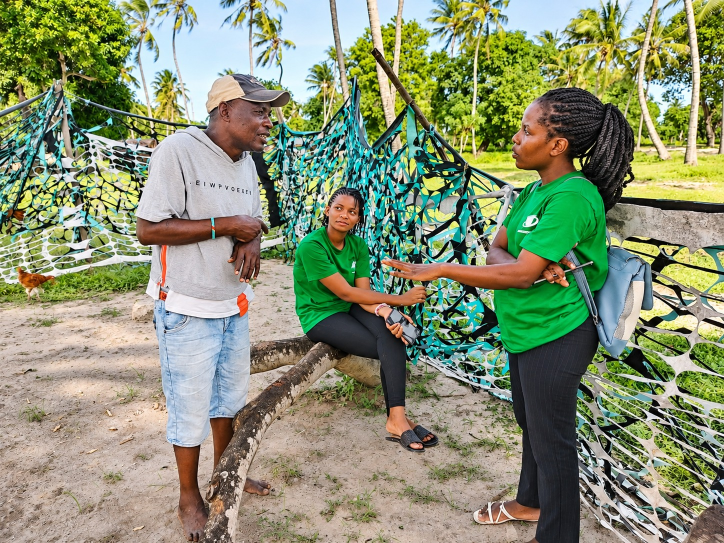
#> input picture image-backups/team/staffatwork.jpeg, 1448 x 1086 px (shown at 1/2 size); the run also reads 1 picture not shown here
$ python compare_quality.py
#> lines starting #> are read from the running program, lines starting #| are printed output that depends on the picture
#!/usr/bin/env python3
"""Decide whether a WhatsApp candidate is genuinely better than the site copy.

Reports, for each site/candidate pair:
  * native size + file size
  * MSE after normalising both to the same size (same photo?)
  * Laplacian variance (fine-detail / sharpness energy, size-normalised)
  * whether the site copy looks like an upscale of the candidate

A candidate wins when it carries at least as much real detail as the site
copy - i.e. it is the master rather than a re-save of it.
"""

from __future__ import annotations

from pathlib import Path

import numpy as np
from PIL import Image

ROOT = Path(__file__).resolve().parents[1]
SITE = ROOT / "image-backups"
CAND = ROOT / "whatsapp"

PAIRS = [
    ("team/staffatwork.jpeg", "WhatsApp Image 2026-11-25 at 10.58.55 AM.jpeg"),
    ("team/neema.jpeg", "WhatsApp Image 2026-11-25 at 10.57.37 AM.jpeg"),
    ("success-stories/sofia-atieno.jpg", "WhatsApp Image 2026-11-25 at 10.55.24 AM.jpeg"),
    ("success-stories/mariam-chimako.jpg", "WhatsApp Image 2026-11-25 at 10.55.40 AM.jpeg"),
    ("team/teamimage.jpeg", "WhatsApp Image 2026-11-25 at 10.45.59 AM.jpeg"),
]


def laplacian_var(img: Image.Image, scale_w: int = 800) -> float:
    """Sharpness energy: variance of a Laplacian response, size-normalised."""
    if img.width != scale_w:
        h = round(img.height * scale_w / img.width)
        img = img.resize((scale_w, h), Image.Resampling.LANCZOS)
    g = np.asarray(img.convert("L"), dtype=np.float32)
    lap = (
        4.0 * g[1:-1, 1:-1]
        - g[:-2, 1:-1]
        - g[2:, 1:-1]
        - g[1:-1, :-2]
        - g[1:-1, 2:]
    )
    return float(lap.var())


def normalised_mse(a: Image.Image, b: Image.Image) -> float:
    """MSE after fitting b into a's frame at a's resolution (aspect-aware)."""
    a = a.convert("RGB")
    b = b.convert("RGB")
    # scale b to cover a's frame, centre-crop
    scale = max(a.width / b.width, a.height / b.height)
    b = b.resize((round(b.width * scale), round(b.height * scale)), Image.Resampling.LANCZOS)
    left = (b.width - a.width) // 2
    top = (b.height - a.height) // 2
    b = b.crop((left, top, left + a.width, top + a.height))
    x = np.asarray(a, dtype=np.float32)
    y = np.asarray(b, dtype=np.float32)
    return float(((x - y) ** 2).mean())


def main() -> None:
    hdr = f"{'pair':34} {'site':>13} {'candidate':>13} {'MSE':>7} {'sharp site':>11} {'sharp cand':>11}  verdict"
    print(hdr)
    print("-" * len(hdr))
    for rel, cand in PAIRS:
        sp, cp = SITE / rel, CAND / cand
        with Image.open(sp) as im:
#> im is the input picture: PIL image 1448x1086 RGB; mean R, G, B 136.3, 145.4, 115.7
            s = im.convert("RGB")
        with Image.open(cp) as im:
            c = im.convert("RGB")

        mse = normalised_mse(s, c)
#> mse = 0
        s_sharp = laplacian_var(s)
#> in laplacian_var, `img = img.resize((scale_w, h), Image.Resampling.LANCZOS)`:
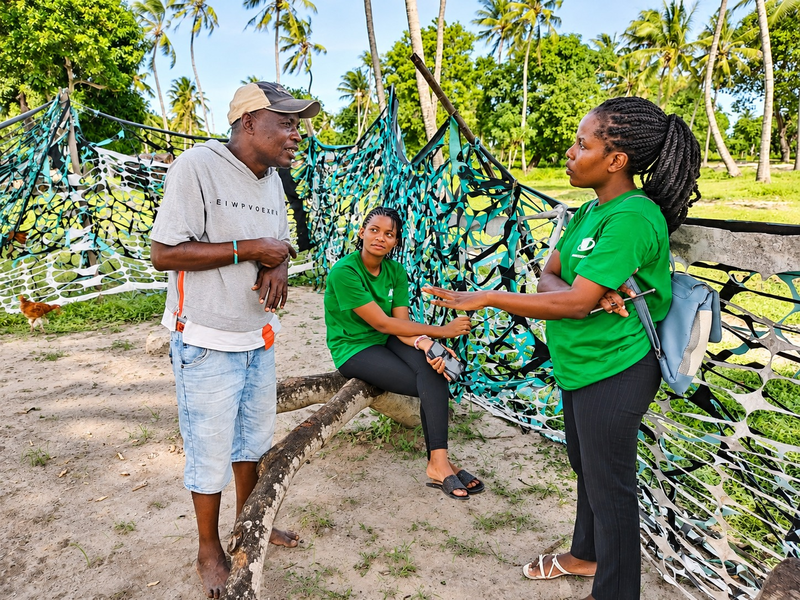
#> img: PIL image 800x600 RGB; mean R, G, B 136.4, 145.4, 115.8
#> in laplacian_var, `g = np.asarray(img.convert("L"), dtype=np.float32)`:
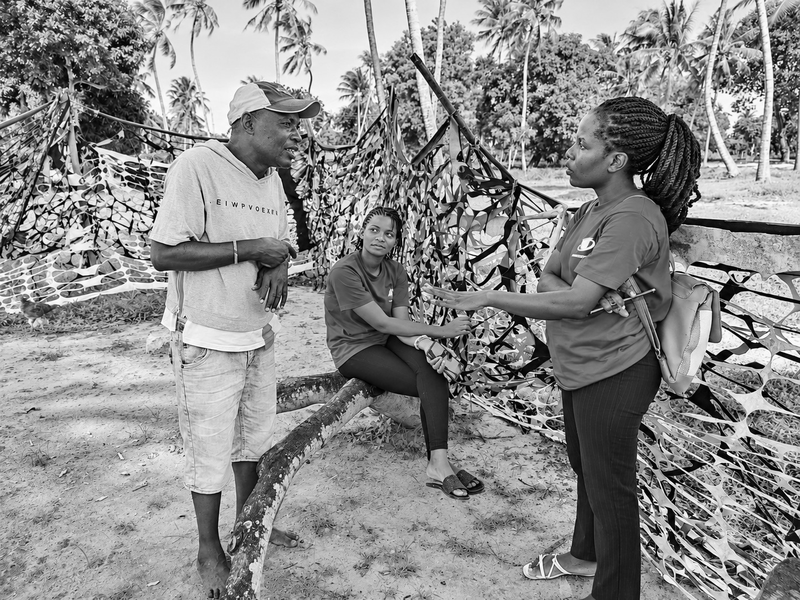
#> g: shape (600, 800) float32; min 0, max 255, mean 139.4
#> in laplacian_var, `lap = ( 4.0 * g[1:-1, 1:-1] - g[:-2, 1:-1] - g[2:, 1:-1] - g[1:-1, :-2..`:
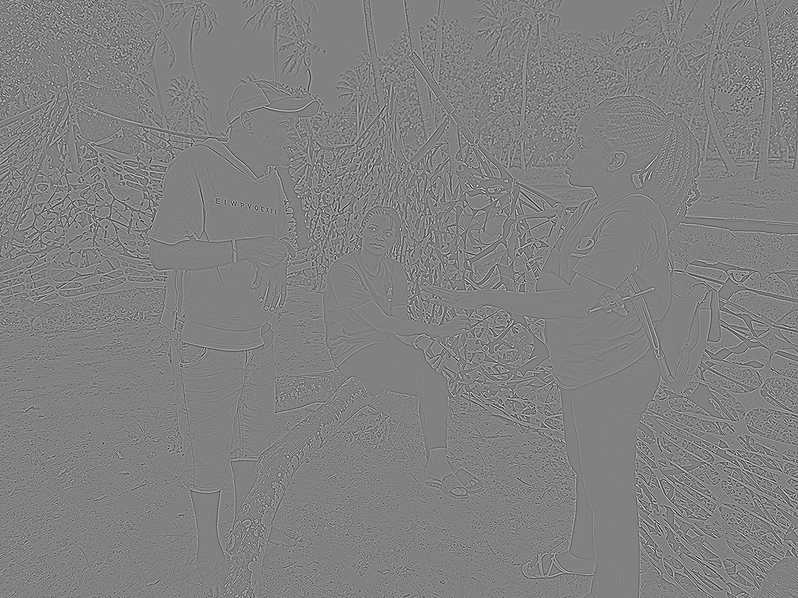
#> lap: shape (598, 798) float32; min -580, max 564, mean 0; drawn with min black and max white
#> s_sharp = 6578.3
        c_sharp = laplacian_var(c)
#> c_sharp = 6578.3
        gain = c.width * c.height - s.width * s.height
#> gain = 0
        detail = c_sharp / s_sharp
#> detail = 1

        if mse > 4000:
            verdict = "different photo - no swap"
        elif gain > 0 and detail >= 0.95:
            verdict = "SWAP (more pixels, >= detail)"
        elif gain <= 0 and detail > 1.15:
            verdict = "SWAP (better detail, fewer px)"
        elif gain <= 0:
            verdict = "keep site copy (larger + sharp)"
        else:
            verdict = "marginal - inspect"

        name = rel.split("/")[-1][:32]
        print(
            f"{name:34} {s.width}x{s.height:>5} {c.width}x{c.height:>5} "
            f"{mse:7.1f} {s_sharp:11.1f} {c_sharp:11.1f}  {verdict}"
        )
#| staffatwork.jpeg                   1448x 1086 1448x 1086     0.0      6578.3      6578.3  keep site copy (larger + sharp)
#> pass 2 of the loop in main, `for rel, cand in PAIRS:`:
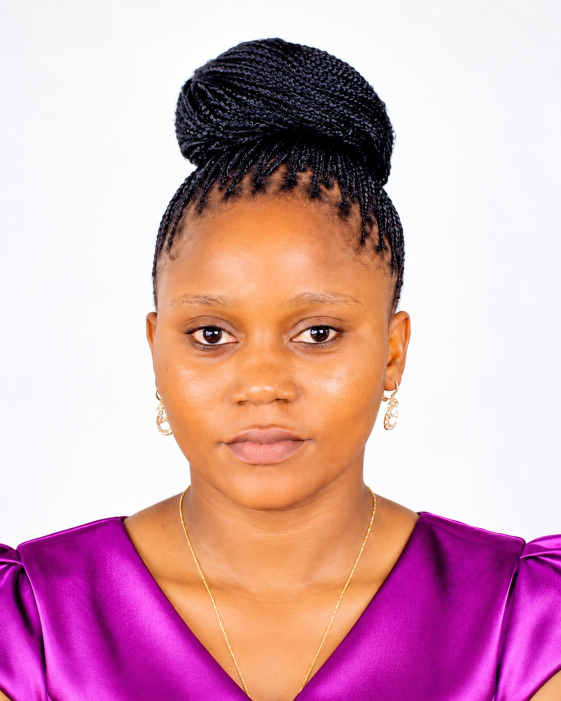
#> input picture image-backups/team/neema.jpeg, 1122 x 1402 px (shown at 1/2 size)
#> in main, im is the input picture: PIL image 1122x1402 RGB; mean R, G, B 213.8, 166.1, 178.2
#> x: shape (1402, 1122, 3) float32
#> img: PIL image 800x1000 RGB
#> in laplacian_var (call 3), `g = np.asarray(img.convert("L"), dtype=np.float32)`:
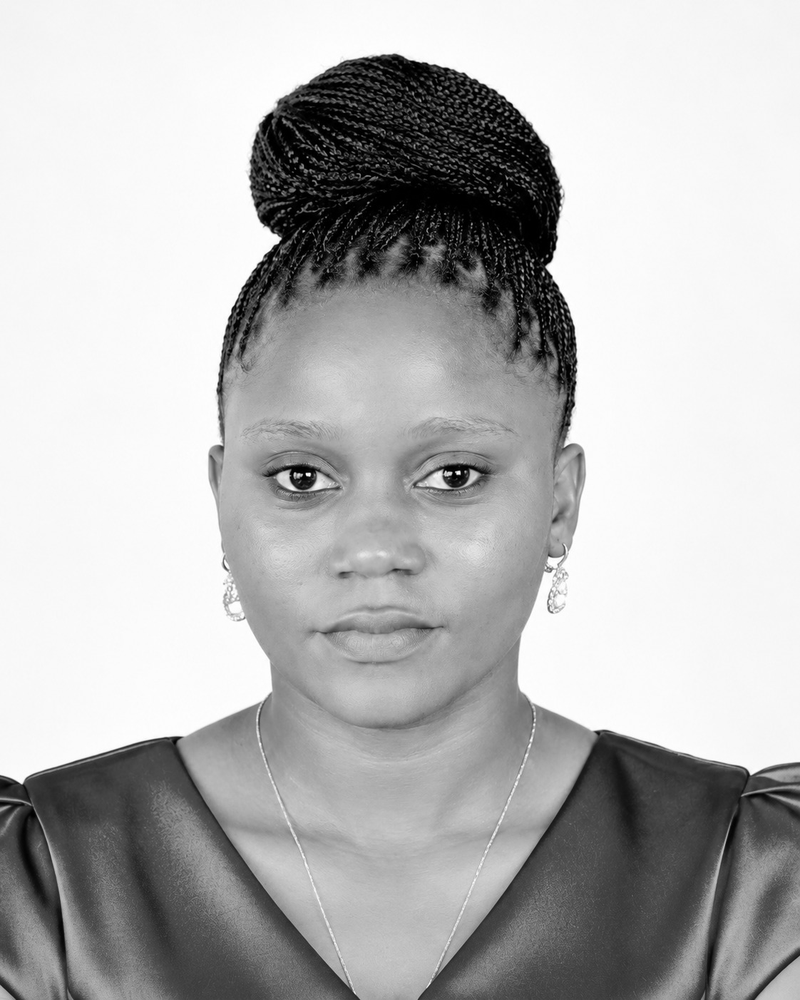
#> g: shape (1000, 800) float32; min 0, max 255, mean 181.7
#> in laplacian_var (call 3), `lap = ( 4.0 * g[1:-1, 1:-1] - g[:-2, 1:-1] - g[2:, 1:-1] - g[1:-1, :-2..`:
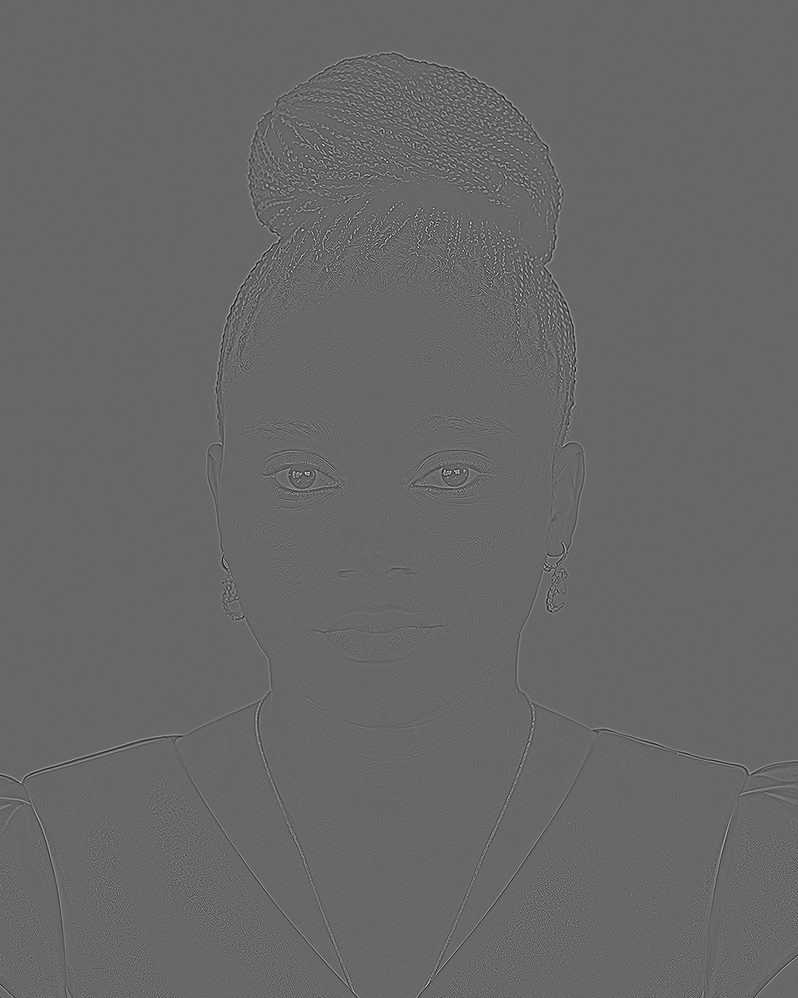
#> lap: shape (998, 798) float32; min -252, max 365, mean 0; drawn with min black and max white
#> s_sharp = 438.5
#| neema.jpeg                         1122x 1402 1122x 1402     0.0       438.5       438.5  keep site copy (larger + sharp)
#> pass 3 of the loop in main, `for rel, cand in PAIRS:`:
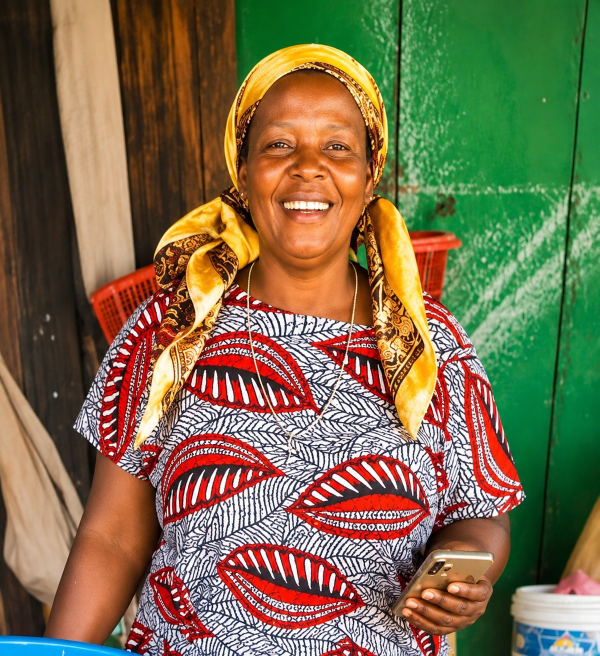
#> input picture image-backups/success-stories/sofia-atieno.jpg, 1199 x 1312 px (shown at 1/2 size)
#> in main, im is the input picture: PIL image 1199x1312 RGB; mean R, G, B 122.7, 108.7, 76.5
#> x: shape (1312, 1199, 3) float32
#> img: PIL image 800x875 RGB
#> in laplacian_var (call 5), `g = np.asarray(img.convert("L"), dtype=np.float32)`:
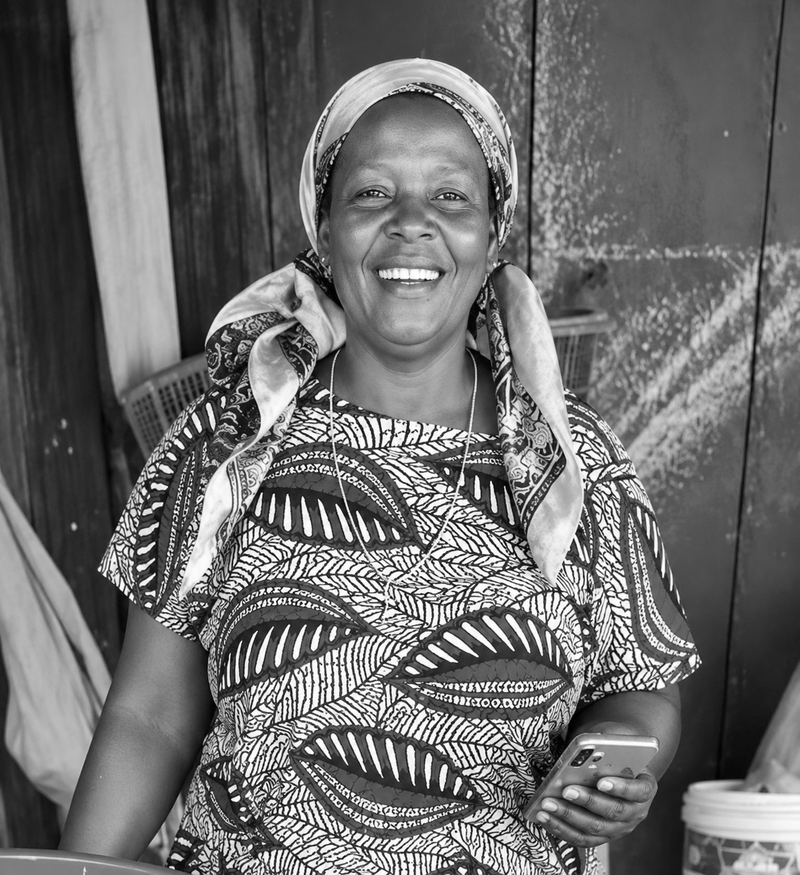
#> g: shape (875, 800) float32; min 0, max 255, mean 109.2
#> in laplacian_var (call 5), `lap = ( 4.0 * g[1:-1, 1:-1] - g[:-2, 1:-1] - g[2:, 1:-1] - g[1:-1, :-2..`:
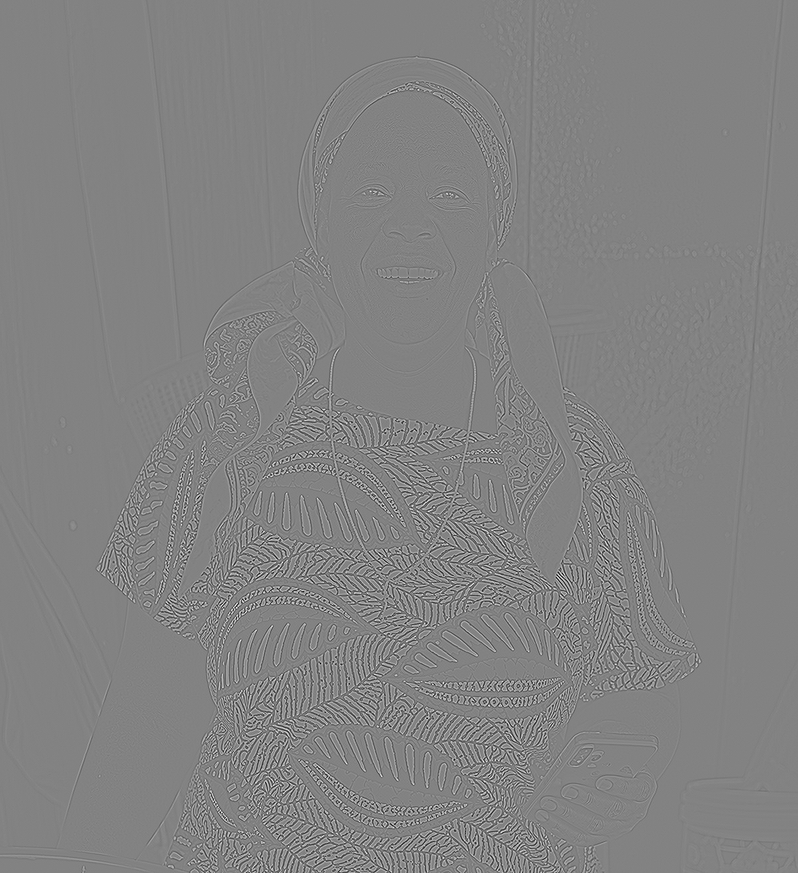
#> lap: shape (873, 798) float32; min -573, max 546, mean 0; drawn with min black and max white
#> s_sharp = 4958.4
#| sofia-atieno.jpg                   1199x 1312 1199x 1312     0.0      4958.4      4958.4  keep site copy (larger + sharp)
#> the loop made 4 passes; the first 3 are shown


if __name__ == "__main__":
#> (the run stopped early here; a loop or call above may not have finished)
